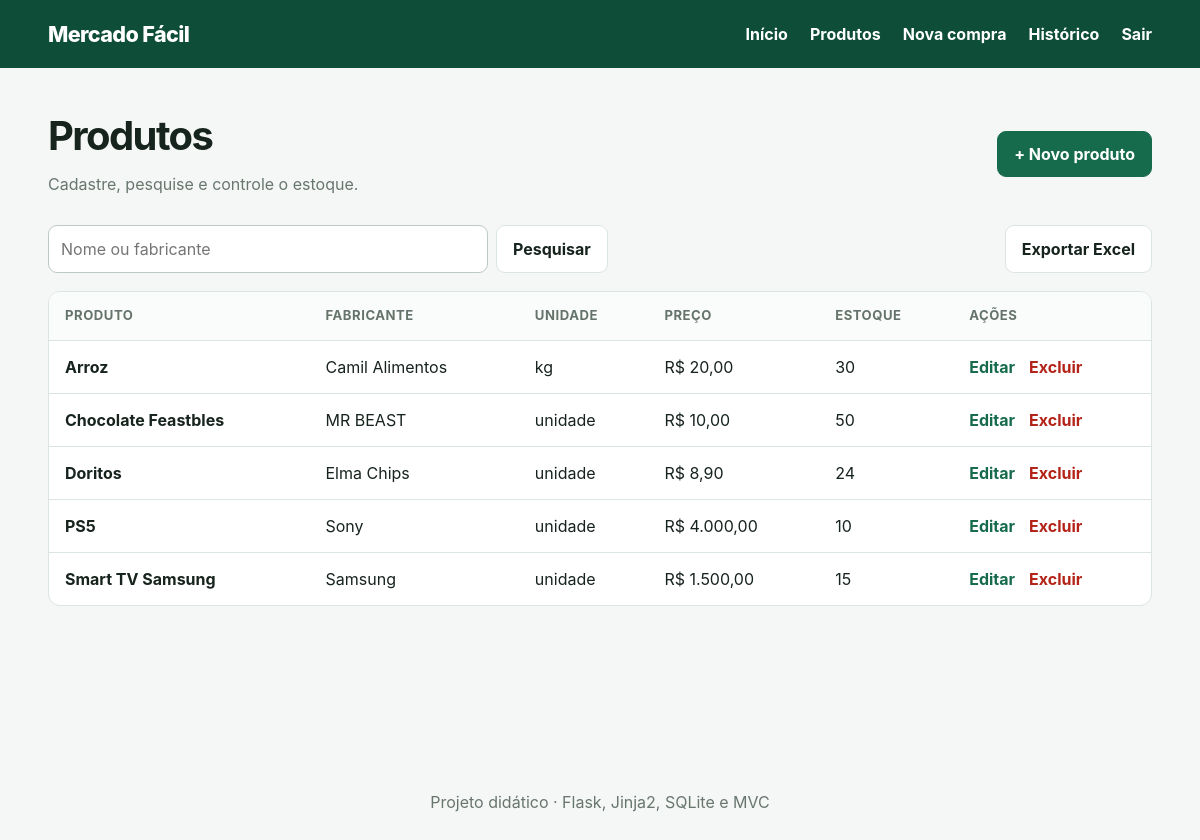
Page /produtos (signed in) on the committed database.
### tables this page shows
CREATE TABLE produtos (
    id INTEGER PRIMARY KEY AUTOINCREMENT,
    nome TEXT NOT NULL,
    fabricante TEXT NOT NULL,
    unidade TEXT NOT NULL,
    preco_centavos INTEGER NOT NULL CHECK (preco_centavos >= 0),
    estoque INTEGER NOT NULL DEFAULT 0 CHECK (estoque >= 0),
    criado_em TEXT NOT NULL DEFAULT CURRENT_TIMESTAMP
);

### controllers/produto_controller.py (the view)
@produto_bp.get("")
def listar():
    busca = request.args.get("busca", "")
    return render_template("produtos.html", produtos=produto_model.listar(busca), busca=busca)

### database.py (called while the page is built)
def get_db():
    if "db" not in g:
        database_path = Path(current_app.config["DATABASE"])
        database_path.parent.mkdir(parents=True, exist_ok=True)
        g.db = sqlite3.connect(database_path)
        g.db.row_factory = sqlite3.Row
        g.db.execute("PRAGMA foreign_keys = ON")
    return g.db

### models/produto.py (called while the page is built)
def listar(busca=""):
    termo = f"%{busca.strip()}%"
    return get_db().execute(
        """SELECT * FROM produtos
           WHERE nome LIKE ? OR fabricante LIKE ?
           ORDER BY nome COLLATE NOCASE""",
        (termo, termo),
    ).fetchall()

### utils.py (called while the page is built)
def formatar_moeda(centavos):
    valor = Decimal(int(centavos)) / 100
    return f"R$ {valor:,.2f}".replace(",", "X").replace(".", ",").replace("X", ".")

### templates/produtos.html (shortened to what this page needs)
{% extends "base.html" %}
{% block conteudo %}
<div class="cabecalho-pagina"><div><h1>Produtos</h1><p>Cadastre, pesquise e controle o estoque.</p></div><a class="botao primario" href="{{ url_for('produto.novo') }}">+ Novo produto</a></div>
<div class="barra-acoes">
  <form method="get" class="busca"><input name="busca" value="{{ busca }}" placeholder="Nome ou fabricante" aria-label="Pesquisar"><button class="botao">Pesquisar</button></form>
  <a class="botao secundario" href="{{ url_for('produto.exportar') }}">Exportar Excel</a>
</div>
<div class="tabela-wrapper"><table><thead><tr><th>Produto</th><th>Fabricante</th><th>Unidade</th><th>Preço</th><th>Estoque</th><th>Ações</th></tr></thead><tbody>
{% for p in produtos %}<tr><td><strong>{{ p.nome }}</strong></td><td>{{ p.fabricante }}</td><td>{{ p.unidade }}</td><td>{{ p.preco_centavos|moeda }}</td><td>{{ p.estoque }}</td><td class="acoes"><a href="{{ url_for('produto.editar', produto_id=p.id) }}">Editar</a><form method="post" action="{{ url_for('produto.excluir', produto_id=p.id) }}" onsubmit="return confirm('Excluir este produto?')"><button class="perigo link-button">Excluir</button></form></td></tr>
{% else %}<tr><td colspan="6" class="vazio">Nenhum produto encontrado.</td></tr>{% endfor %}
</tbody></table></div>
{% endblock %}

### templates/base.html (shortened to what this page needs)
<!doctype html>
<html lang="pt-BR">
<head>
  <link rel="stylesheet" href="{{ url_for('static', filename='style.css') }}">
</head>
<body>
  <header class="topo">
    <a class="marca" href="{{ url_for('main.inicio') if session.get('usuario_id') else url_for('auth.login') }}">Mercado Fácil</a>
    {% if session.get('usuario_id') %}
      <nav aria-label="Navegação principal">
        <a href="{{ url_for('main.inicio') }}">Início</a>
        <a href="{{ url_for('produto.listar') }}">Produtos</a>
        <a href="{{ url_for('compra.nova') }}">Nova compra</a>
        <a href="{{ url_for('compra.listar') }}">Histórico</a>
        <form method="post" action="{{ url_for('auth.logout') }}"><button class="link-button">Sair</button></form>
      </nav>
    {% endif %}
  </header>
  <main class="container">
    {% block conteudo %}{% endblock %}
  </main>
  <footer>Projeto didático · Flask, Jinja2, SQLite e MVC</footer>
</body>
</html>

### static/style.css (style rules this page uses)
:root { --verde:#176b4d;--verde-escuro:#0e4d37;--fundo:#f4f7f5;--texto:#17231d;--borda:#dce5df;--branco:#fff;--erro:#b42318 }
* { box-sizing:border-box }
body { margin:0;font-family:Inter,system-ui,-apple-system,"Segoe UI",sans-serif;background:var(--fundo);color:var(--texto);line-height:1.5 }
a { color:var(--verde);font-weight:650;text-decoration:none }
.topo { background:var(--verde-escuro);color:#fff;min-height:68px;padding:0 max(4vw,20px);display:flex;align-items:center;justify-content:space-between;gap:24px }
.marca { color:#fff;font-size:1.35rem;font-weight:800;letter-spacing:-.03em }
.topo nav { display:flex;align-items:center;gap:22px;flex-wrap:wrap }
.topo nav a,.topo .link-button { color:#fff }
.topo nav form,.acoes form,.acoes-finais form { margin:0 }
.container { width:min(1120px,92%);margin:38px auto;min-height:calc(100vh - 180px) }
footer { text-align:center;color:#68766e;padding:26px }
.cabecalho-pagina { display:flex;justify-content:space-between;align-items:center;gap:20px;margin-bottom:24px }
.cabecalho-pagina h1 { margin:0;font-size:clamp(1.8rem,4vw,2.5rem);letter-spacing:-.04em }
.cabecalho-pagina p,.auth-card>p { color:#68766e;margin:.35rem 0 }
input,select { width:100%;border:1px solid #bdcac2;border-radius:9px;padding:11px 12px;background:#fff;font:inherit;color:inherit }
.botao { display:inline-flex;align-items:center;justify-content:center;border:1px solid var(--borda);border-radius:9px;padding:10px 16px;background:#fff;color:var(--texto);font:inherit;font-weight:700;cursor:pointer }
.botao.primario { background:var(--verde);border-color:var(--verde);color:#fff }
.botao.secundario { background:#fff }
.link-button { border:0;background:none;padding:0;font:inherit;font-weight:650;cursor:pointer }
.perigo { color:var(--erro) }
.barra-acoes { display:flex;justify-content:space-between;gap:14px;margin-bottom:18px }
.busca { display:flex;gap:8px;flex:1 }
.busca input { max-width:440px }
.tabela-wrapper { overflow:auto;background:#fff;border:1px solid var(--borda);border-radius:12px }
table { width:100%;border-collapse:collapse;min-width:680px }
th,td { text-align:left;padding:14px 16px;border-bottom:1px solid var(--borda) }
th { font-size:.82rem;text-transform:uppercase;letter-spacing:.04em;color:#65736b;background:#fafcfb }
tbody tr:last-child td { border-bottom:0 }
.acoes { display:flex;gap:14px }

### rows in the picture
produtos: nome "Arroz", fabricante "Camil Alimentos", unidade "kg", preco_centavos|moeda "R$ 20,00", estoque "30"
produtos: nome "Chocolate Feastbles", fabricante "MR BEAST", unidade "unidade", preco_centavos|moeda "R$ 10,00", estoque "50"
produtos: nome "Doritos", fabricante "Elma Chips", unidade "unidade", preco_centavos|moeda "R$ 8,90", estoque "24"
produtos: nome "PS5", fabricante "Sony", unidade "unidade", preco_centavos|moeda "R$ 4.000,00", estoque "10"
produtos: nome "Smart TV Samsung", fabricante "Samsung", unidade "unidade", preco_centavos|moeda "R$ 1.500,00", estoque "15"
